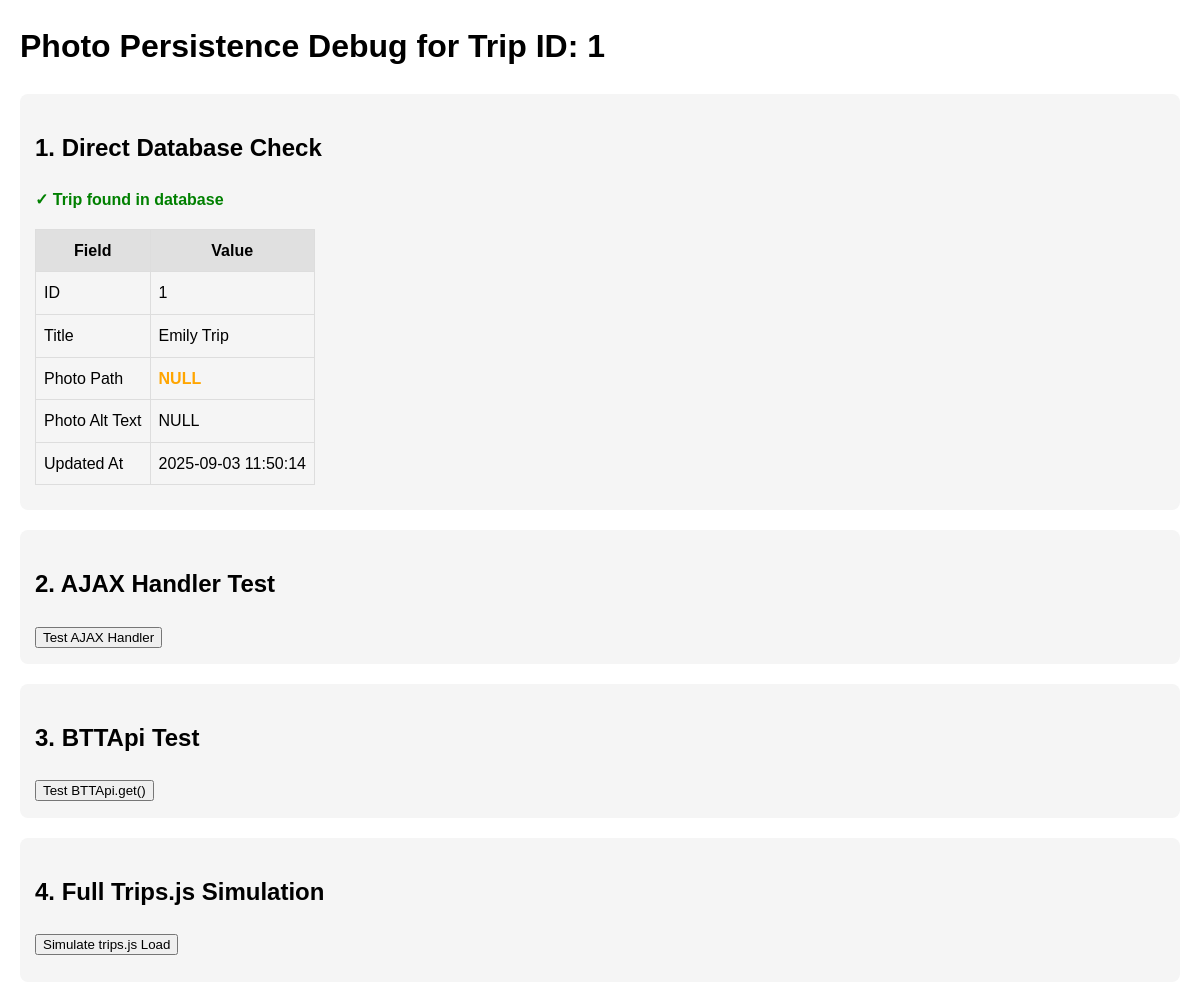
The page /debug-photo-persistence.php?trip_id=1 (signed in) on the database as committed earlier.
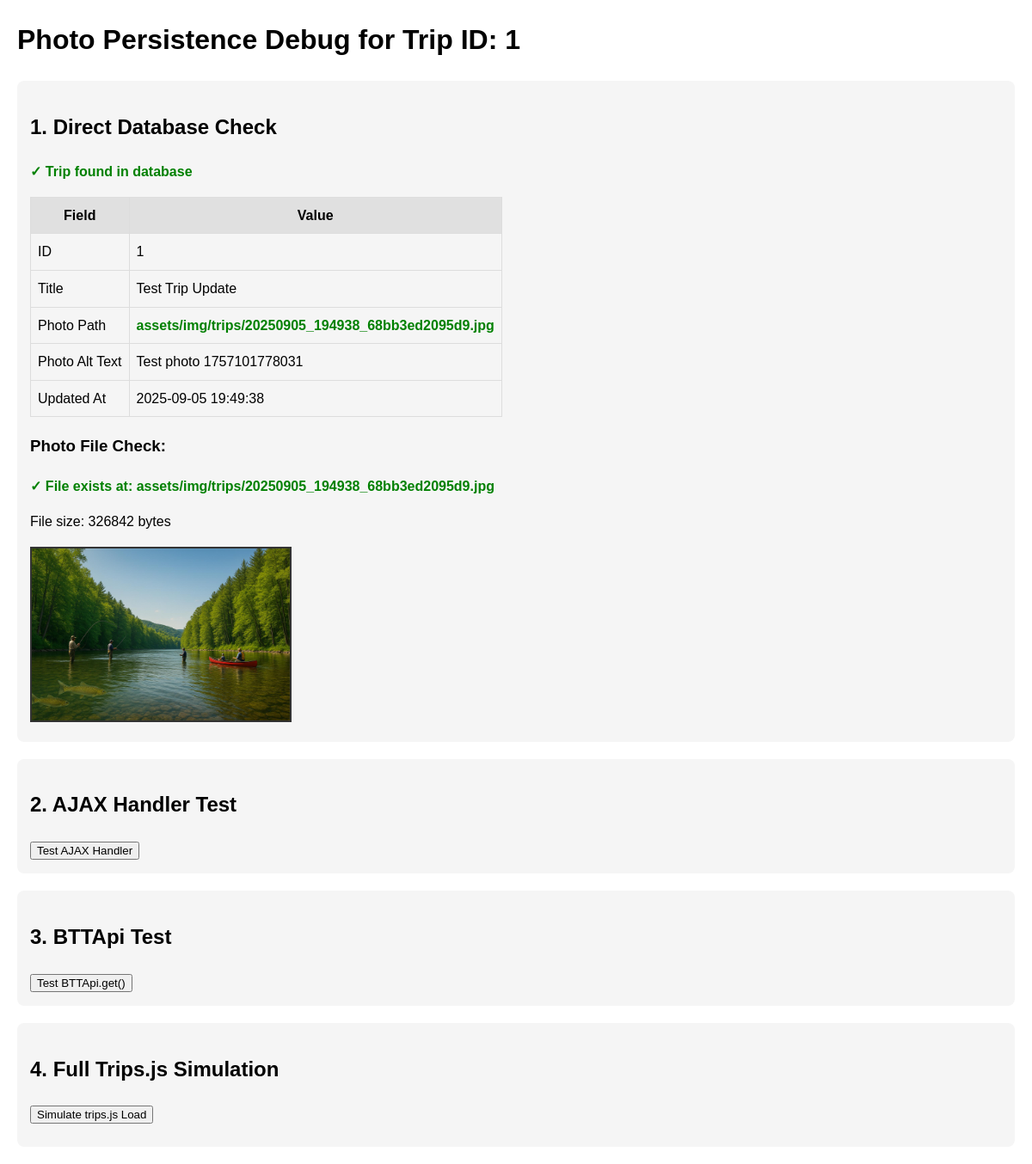
The same page on the database as committed later.
### tables this page shows
CREATE TABLE "trips" (
id INTEGER PRIMARY KEY AUTOINCREMENT,
title TEXT NOT NULL,
location TEXT,
start_date TEXT,
end_date TEXT,
distance REAL,
distance_unit TEXT DEFAULT 'miles',
elevation_gain REAL,
difficulty TEXT,
trip_type TEXT,
description TEXT,
backpack_id INTEGER,
completed INTEGER DEFAULT 0,
favorite INTEGER DEFAULT 0,
image_url TEXT,
image_alt TEXT,
user_id INTEGER NOT NULL,
created_at TEXT DEFAULT CURRENT_TIMESTAMP,
updated_at TEXT DEFAULT CURRENT_TIMESTAMP, permit_required INTEGER DEFAULT 0, permit_info TEXT, water_sources TEXT, camping_type TEXT, expected_weather TEXT, trail_conditions TEXT, emergency_contact TEXT, trailhead_parking TEXT, photo_path TEXT, photo_alt_text TEXT, pre_trip_notes TEXT, post_trip_notes TEXT, lessons_learned TEXT, permit_cost REAL, parking_cost REAL, cell_coverage VARCHAR(50), crowd_level VARCHAR(50),
FOREIGN KEY (backpack_id) REFERENCES backpacks(id) ON DELETE SET NULL,
FOREIGN KEY (user_id) REFERENCES users(id) ON DELETE CASCADE
);

### debug-photo-persistence.php (the view, shortened to what this page needs)
<?php
$user_id = $_SESSION['user_id'] ?? null;
$trip_id = $_GET['trip_id'] ?? 6;
?>
<!DOCTYPE html>
<html>
<head>
</head>
<body>
    <h1>Photo Persistence Debug for Trip ID: <?php echo htmlspecialchars($trip_id); ?></h1>
    <div class="section">
        <h2>1. Direct Database Check</h2>
        <?php
        try {
            $db = new PDO('sqlite:' . __DIR__ . '/storage/sqlite/btt.db');
            $stmt = $db->prepare("SELECT * FROM trips WHERE id = ? AND user_id = ?");
            $stmt->execute([$trip_id, $user_id]);
            $trip = $stmt->fetch(PDO::FETCH_ASSOC);
            if ($trip) {
                echo "<p class='success'>✓ Trip found in database</p>";
                echo "<table>";
                echo "<tr><th>Field</th><th>Value</th></tr>";
                echo "<tr><td>ID</td><td>{$trip['id']}</td></tr>";
                echo "<tr><td>Title</td><td>" . htmlspecialchars($trip['title']) . "</td></tr>";
                echo "<tr><td>Photo Path</td><td class='" . ($trip['photo_path'] ? 'success' : 'warning') . "'>" .
                     htmlspecialchars($trip['photo_path'] ?: 'NULL') . "</td></tr>";
                echo "<tr><td>Photo Alt Text</td><td>" . htmlspecialchars($trip['photo_alt_text'] ?: 'NULL') . "</td></tr>";
                echo "<tr><td>Updated At</td><td>{$trip['updated_at']}</td></tr>";
                echo "</table>";
                if ($trip['photo_path']) {
                    $fullPath = __DIR__ . '/' . $trip['photo_path'];
                    echo "<h3>Photo File Check:</h3>";
                    if (file_exists($fullPath)) {
                        echo "<p class='success'>✓ File exists at: " . htmlspecialchars($trip['photo_path']) . "</p>";
                        echo "<p>File size: " . filesize($fullPath) . " bytes</p>";
                        echo "<img src='{$trip['photo_path']}' alt='Trip photo'>";
                    } else {
                        echo "<p class='error'>✗ File NOT found at: " . htmlspecialchars($fullPath) . "</p>";
                    }
                }
            } else {
                echo "<p class='error'>✗ Trip not found or doesn't belong to user</p>";
            }
        } catch (Exception $e) {
            echo "<p class='error'>Database error: " . htmlspecialchars($e->getMessage()) . "</p>";
        }
        ?>
    </div>
    <div class="section">
        <h2>2. AJAX Handler Test</h2>
        <button onclick="testAjaxHandler()">Test AJAX Handler</button>
    </div>
    <div class="section">
        <h2>3. BTTApi Test</h2>
        <button onclick="testBTTApi()">Test BTTApi.get()</button>
    </div>
    <div class="section">
        <h2>4. Full Trips.js Simulation</h2>
        <button onclick="simulateTripsJs()">Simulate trips.js Load</button>
    </div>
</body>
</html>

### debug-photo-persistence.php (style rules this page uses)
body { font-family: Arial, sans-serif; margin: 20px; line-height: 1.6; }
.section { margin: 20px 0; padding: 15px; background: #f5f5f5; border-radius: 8px; }
.success { color: green; font-weight: bold; }
img { max-width: 300px; height: auto; border: 2px solid #333; }
table { border-collapse: collapse; margin: 10px 0; }
td, th { border: 1px solid #ddd; padding: 8px; }
th { background: #e0e0e0; }
.warning { color: orange; font-weight: bold; }

Rows that differ between the two databases and show on the page:
changed trips id 1: title "Emily Trip" → "Test Trip Update"; photo_path "NULL" → "assets/img/trips/20250905_194938_68bb3ed2095d9.jpg"; photo_alt_text "NULL" → "Test photo 1757101778031"; updated_at "2025-09-03 11:50:14" → "2025-09-05 19:49:38"; photo_path (not shown) → "assets/img/trips/20250905_194938_68bb3ed2095d9.jpg"; photo_path (not shown) → "326842"; photo_path: picture added
Other text that changed with them:
text now shown: "Photo File Check: ✓ File exists at: File size: bytes"
